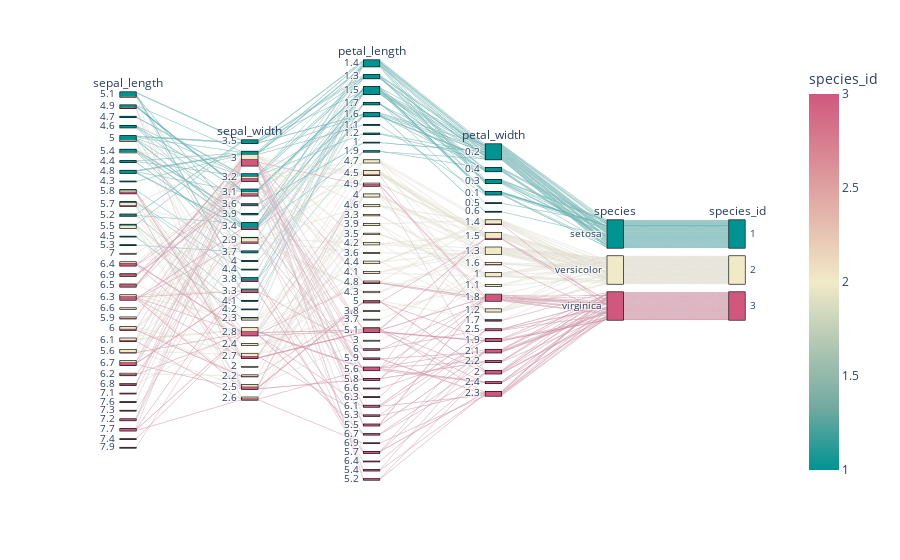

The notebook cell this image was saved under:
### Code cell
px.parallel_categories(
    iris_df,
    color='species_id',
    color_continuous_scale=px.colors.diverging.Tealrose,
    color_continuous_midpoint=2
    
)

### Figure 1 — Plotly figure (JSON) as saved in the notebook; plotly's stock layout.template omitted (floating-point values rounded to 4 significant figures; data arrays with more than 128 entries replaced by an {"elided": "..."} marker saying what was removed)
{"data": [{"dimensions": [{"label": "sepal_length", "values": {"elided": "150 float values"}}, {"label": "sepal_width", "values": {"elided": "150 float values"}}, {"label": "petal_length", "values": {"elided": "150 float values"}}, {"label": "petal_width", "values": {"elided": "150 float values"}}, {"label": "species", "values": {"elided": "150 str values"}}, {"label": "species_id", "values": {"elided": "150 int values"}}], "domain": {"x": [0, 1], "y": [0, 1]}, "line": {"color": {"elided": "150 int values"}, "coloraxis": "coloraxis"}, "name": "", "type": "parcats"}], "layout": {"coloraxis": {"cmid": 2, "colorbar": {"title": {"text": "species_id"}}, "colorscale": [[0, "rgb(0, 147, 146)"], [0.1667, "rgb(114, 170, 161)"], [0.3333, "rgb(177, 199, 179)"], [0.5, "rgb(241, 234, 200)"], [0.6667, "rgb(229, 185, 173)"], [0.8333, "rgb(217, 137, 148)"], [1, "rgb(208, 88, 126)"]]}, "legend": {"tracegroupgap": 0}, "margin": {"t": 60}}}
